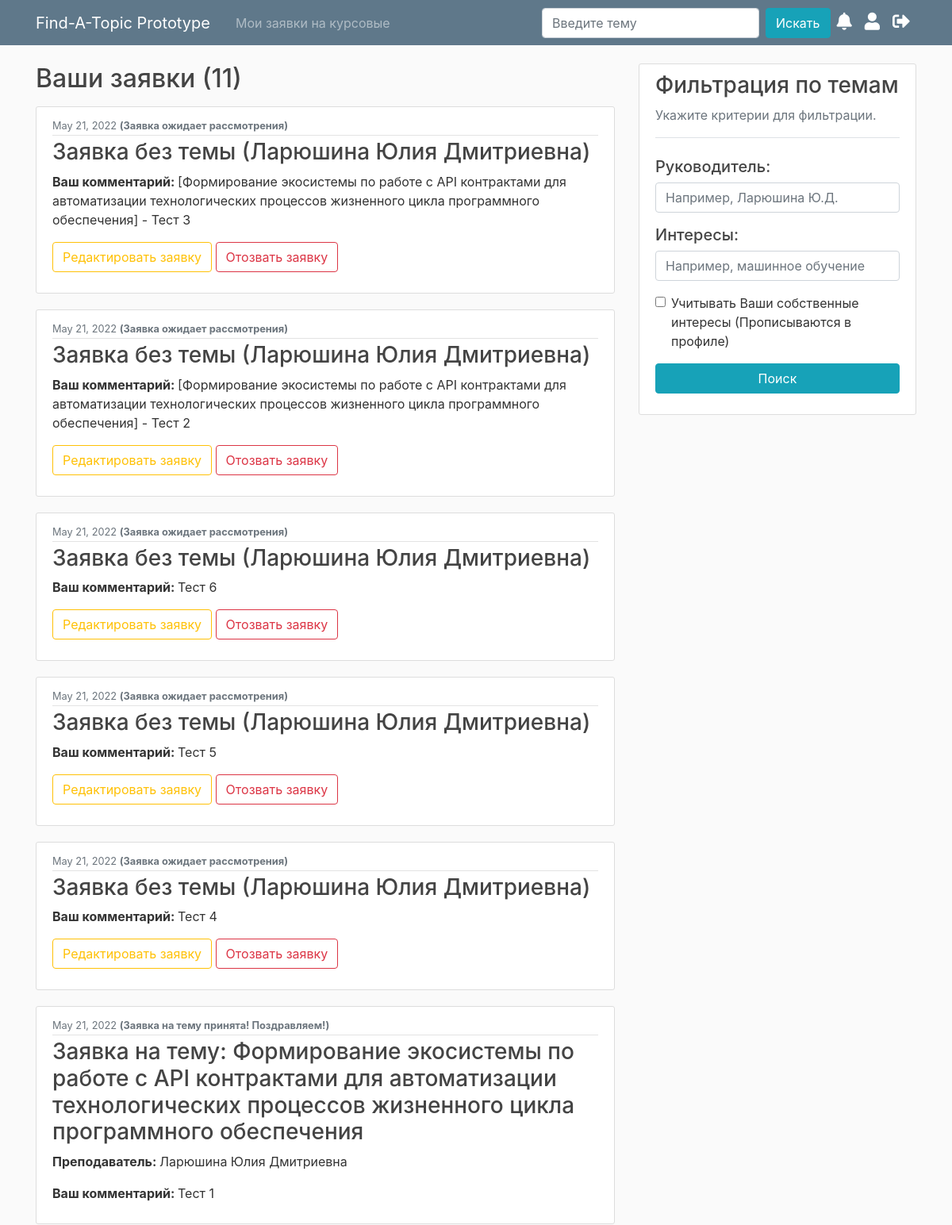
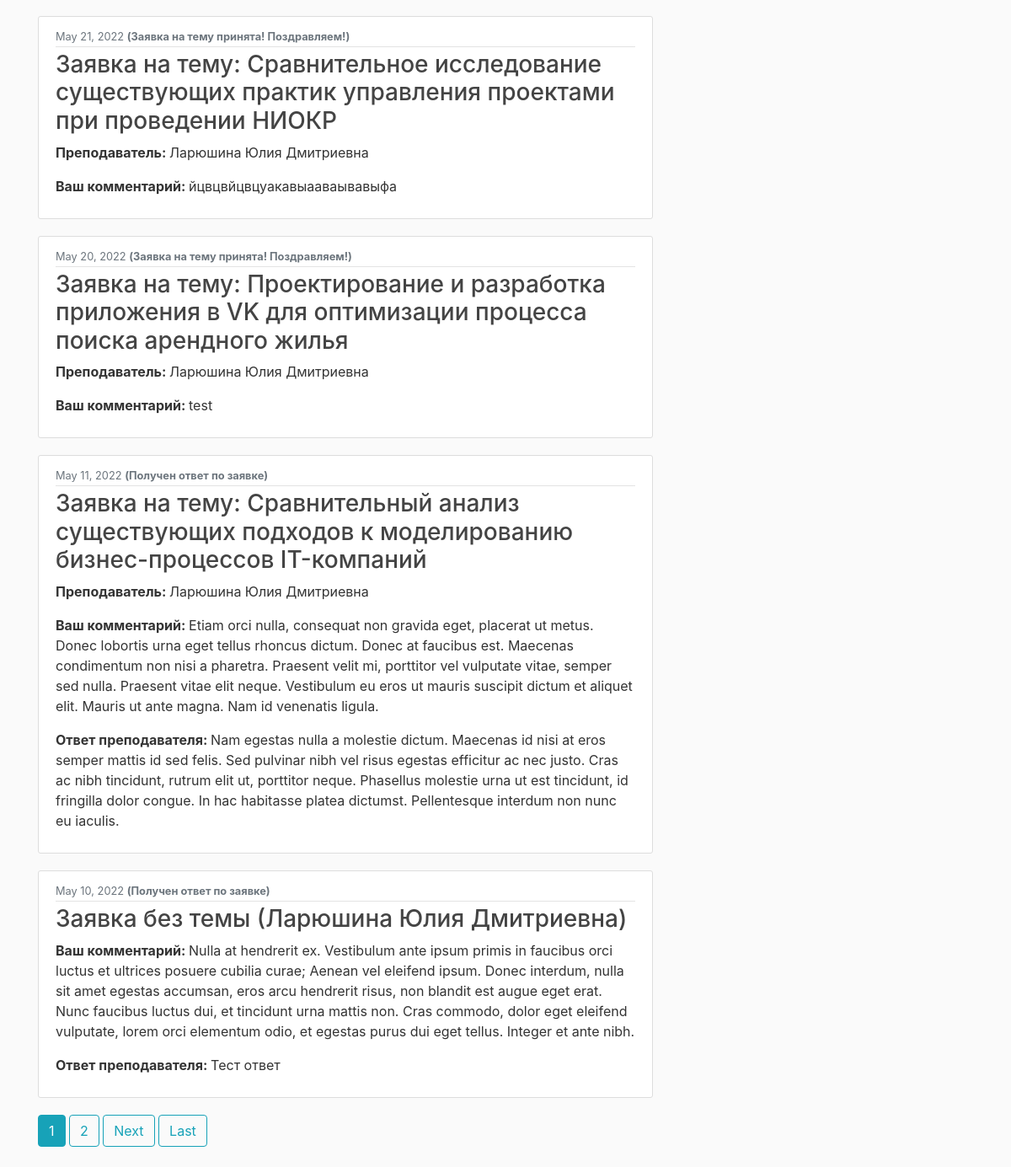
/requests/ (signed in), run on the app's committed database (2 pictures, top to bottom).
### test_app/models.py (models this page shows, shortened)
class StudentRequestForTopic(models.Model):
    student = models.ForeignKey(User, on_delete=models.CASCADE)
    associatedTopic = models.ForeignKey(Topic, on_delete=models.CASCADE, default=0)
    receiver = models.CharField(max_length=200)
    description = models.TextField('Опишите, что Вы хотите предложить:')
    responded = models.BooleanField(default=False)
    responded_by_student = models.BooleanField(default=False)
    lecturer_answer = models.TextField(max_length=2000, default='')
    student_answer = models.TextField(max_length=2000, default='')
    declined = models.BooleanField(default=False)
    accepted = models.BooleanField(default=False)
    no_topic = models.BooleanField(default=False)
    date_created = models.DateTimeField(default=timezone.now)

class Topic(models.Model):
    name_russian = models.CharField('Название на русском', max_length=300)
    name_english = models.CharField('Название на английском', max_length=300)
    description = models.TextField('Краткое описание темы')
    lecturer = models.ForeignKey(User, on_delete=models.CASCADE)
    is_taken = models.BooleanField(default=False)
    student_who_took = models.CharField(default='', max_length=200)
    date_created = models.DateTimeField(default=timezone.now)

### users/models.py (models this page shows, shortened)
class Profile(models.Model):
    user = models.OneToOneField(User, on_delete=models.CASCADE)
    image = models.ImageField(default='default.jpg',
                              upload_to='profile_pics')
    patronym = models.CharField(max_length=100, default='')
    is_lecturer = models.BooleanField(default=False)
    interests = models.TextField('Укажите свои интересы через запятую (например: машинное обучение, кибербезопасность)', default='')

### test_app/views.py (the view)
# urls.py: path('requests/', StudentRequestListView2.as_view(), name='requests-student'),
class StudentRequestListView2(LoginRequiredMixin, ListView):
    model = StudentRequestForTopic, RequestResponse
    template_name = 'test_app/requests_from_student.html'
    context_object_name = 'requests'
    paginate_by = 10
    def get_queryset(self):
        return StudentRequestForTopic.objects.filter(student=self.request.user).order_by('-date_created')

### test_app/templates/test_app/requests_from_student.html (shortened to what this page needs)
{% extends "test_app/base.html" %}
{% block content %}
    {% if page_obj.paginator.count == 0 %}
    <h1 class="mb-3">Заявки отсутствуют!</h1>
        <p>Все заявки на курсовые и работу с преподавателями будут отображаться здесь.</p>
        <p>Возможно, Вы ещё не подали ни одной заявки? <a href="{% url 'topics' %}">Выберите тему из списка.</a></p>
    {% else %}
    <h2 class="mb-3">Ваши заявки ({{ page_obj.paginator.count }})</h2>
    {% endif %}
    {% for request in requests %}
        <article class="media content-section">
            <div class="media-body">
                <div class="article-metadata">
                    <small class="text-muted">{{ request.date_created|date:"F d, Y" }} <b>{% if request.declined %}(Заявка отклонена без объяснения причин) {% elif request.responded %}(Получен ответ по заявке){% elif request.accepted %}(Заявка на тему принята! Поздравляем!){% else %}(Заявка ожидает рассмотрения){% endif %}</b></small>
                </div>
                <h3>{% if request.no_topic %}Заявка без темы ({{ request.associatedTopic.lecturer.last_name }} {{ request.associatedTopic.lecturer.first_name }} {{ request.associatedTopic.lecturer.profile.patronym }}){% else %}Заявка на тему: <a class="article-title" href="{% url 'topic-detail' request.associatedTopic.id %}">{{ request.associatedTopic.name_russian }}</a>{% endif %}</h3>
                {% if request.no_topic %}
                {% else %}
                <p><b>Преподаватель: </b>{{ request.associatedTopic.lecturer.last_name }} {{ request.associatedTopic.lecturer.first_name }} {{ request.associatedTopic.lecturer.profile.patronym }}</p>
                {% endif %}
                <p><b>Ваш комментарий: </b>{{ request.description }}</p>
                {% if request.responded %}
                    <p><b>Ответ преподавателя: </b>{{ request.lecturer_answer }}</p>
                {% endif %}
            {% if request.declined %}
                <a href="{% url 'request-delete' request.id %}">
                    <button class="btn btn-outline-danger" type="button">Отозвать заявку</button>
                </a>
            {% elif request.accepted %}
            {% else %}
                <a href="{% url 'request-update' request.id %}">
                    <button class="btn btn-outline-warning" type="button">Редактировать заявку</button>
                </a>
                <a href="{% url 'request-delete' request.id %}">
                    <button class="btn btn-outline-danger" type="button">Отозвать заявку</button>
                </a>
            {% endif %}
            </div>
        </article>
    {% endfor %}
    {% if is_paginated %}
        {% for num in page_obj.paginator.page_range %}
            {% if page_obj.number == num %}
                <a class="btn btn-info mb-4" href="?page={{ num }}">{{ num }}</a>
            {% elif num > page_obj.number|add:'-3' and num < page_obj.number|add:'3' %}
                <a class="btn btn-outline-info mb-4" href="?page={{ num }}">{{ num }}</a>
            {% endif %}
        {% endfor %}
        {% if page_obj.has_next %}
            <a class="btn btn-outline-info mb-4" href="?page={{ page_obj.next_page_number }}">Next</a>
            <a class="btn btn-outline-info mb-4" href="?page={{ page_obj.paginator.num_pages }}">Last</a>
        {% endif %}
    {% endif %}
{% endblock content %}

### test_app/static/test_app/main.css (style rules this page uses)
body { background: #fafafa; color: #333333; margin-top: 5rem; }
h1, h2, h3, h4, h5, h6 { color: #444444; }
.content-section { background: #ffffff; padding: 10px 20px; border: 1px solid #dddddd; border-radius: 3px; margin-bottom: 20px; }
.article-title { color: #444444; }
.article-metadata { padding-bottom: 1px; margin-bottom: 4px; border-bottom: 1px solid #e3e3e3 }

### data on the page
StudentRequestForTopic: date_created "May 21, 2022", declined "(Заявка ожидает рассмотрения)", associatedTopic.lecturer.last_name "Ларюшина", associatedTopic.lecturer.first_name "Юлия", associatedTopic.lecturer.profile.patronym "Дмитриевна", description "[Формирование экосистемы по работе с API контрактами для автоматизации технологических процессов жизненного цикла программного обеспечения] - Тест 3"
StudentRequestForTopic: date_created "May 21, 2022", declined "(Заявка ожидает рассмотрения)", associatedTopic.lecturer.last_name "Ларюшина", associatedTopic.lecturer.first_name "Юлия", associatedTopic.lecturer.profile.patronym "Дмитриевна", description "[Формирование экосистемы по работе с API контрактами для автоматизации технологических процессов жизненного цикла программного обеспечения] - Тест 2"
StudentRequestForTopic: date_created "May 21, 2022", declined "(Заявка ожидает рассмотрения)", associatedTopic.lecturer.last_name "Ларюшина", associatedTopic.lecturer.first_name "Юлия", associatedTopic.lecturer.profile.patronym "Дмитриевна", description "Тест 6"
StudentRequestForTopic: date_created "May 21, 2022", declined "(Заявка ожидает рассмотрения)", associatedTopic.lecturer.last_name "Ларюшина", associatedTopic.lecturer.first_name "Юлия", associatedTopic.lecturer.profile.patronym "Дмитриевна", description "Тест 5"
StudentRequestForTopic: date_created "May 21, 2022", declined "(Заявка ожидает рассмотрения)", associatedTopic.lecturer.last_name "Ларюшина", associatedTopic.lecturer.first_name "Юлия", associatedTopic.lecturer.profile.patronym "Дмитриевна", description "Тест 4"
StudentRequestForTopic: date_created "May 21, 2022", declined "(Заявка на тему принята! Поздравляем!)", associatedTopic.name_russian "Формирование экосистемы по работе с API контрактами для автоматизации технологических процессов жизненного цикла программного обеспечения", associatedTopic.lecturer.last_name "Ларюшина", associatedTopic.lecturer.first_name "Юлия", associatedTopic.lecturer.profile.patronym "Дмитриевна", description "Тест 1"
StudentRequestForTopic: date_created "May 21, 2022", declined "(Заявка на тему принята! Поздравляем!)", associatedTopic.name_russian "Сравнительное исследование существующих практик управления проектами при проведении НИОКР", associatedTopic.lecturer.last_name "Ларюшина", associatedTopic.lecturer.first_name "Юлия", associatedTopic.lecturer.profile.patronym "Дмитриевна", description "йцвцвйцвцуакавыааваывавыфа"
StudentRequestForTopic: date_created "May 20, 2022", declined "(Заявка на тему принята! Поздравляем!)", associatedTopic.name_russian "Проектирование и разработка приложения в VK для оптимизации процесса поиска арендного жилья", associatedTopic.lecturer.last_name "Ларюшина", associatedTopic.lecturer.first_name "Юлия", associatedTopic.lecturer.profile.patronym "Дмитриевна", description "test"
StudentRequestForTopic: date_created "May 11, 2022", declined "(Получен ответ по заявке)", associatedTopic.name_russian "Сравнительный анализ существующих подходов к моделированию бизнес-процессов IT-компаний", associatedTopic.lecturer.last_name "Ларюшина", associatedTopic.lecturer.first_name "Юлия", associatedTopic.lecturer.profile.patronym "Дмитриевна", description "Etiam orci nulla, consequat non gravida eget, placerat ut metus. Donec lobortis urna eget tellus rhoncus dictum. Donec at faucibus est. Maecenas condimentum non nisi a pharetra. Praesent velit mi, porttitor vel vulputate vitae, semper sed nulla. Praesent vitae elit neque. Vestibulum eu eros ut mauris suscipit dictum et aliquet elit. Mauris ut ante magna. Nam id venenatis ligula.", lecturer_answer "Nam egestas nulla a molestie dictum. Maecenas id nisi at eros semper mattis id sed felis. Sed pulvinar nibh vel risus egestas efficitur ac nec justo. Cras ac nibh tincidunt, rutrum elit ut, porttitor neque. Phasellus molestie urna ut est tincidunt, id fringilla dolor congue. In hac habitasse platea dictumst. Pellentesque interdum non nunc eu iaculis."
StudentRequestForTopic: date_created "May 10, 2022", declined "(Получен ответ по заявке)", associatedTopic.lecturer.last_name "Ларюшина", associatedTopic.lecturer.first_name "Юлия", associatedTopic.lecturer.profile.patronym "Дмитриевна", description "Nulla at hendrerit ex. Vestibulum ante ipsum primis in faucibus orci luctus et ultrices posuere cubilia curae; Aenean vel eleifend ipsum. Donec interdum, nulla sit amet egestas accumsan, eros arcu hendrerit risus, non blandit est augue eget erat. Nunc faucibus luctus dui, et tincidunt urna mattis non. Cras commodo, dolor eget eleifend vulputate, lorem orci elementum odio, et egestas purus dui eget tellus. Integer et ante nibh.", lecturer_answer "Тест ответ"

### other printed values
{{ page_obj.paginator.count }} "11"
{{ num }} "1"
{{ num }} "2"
